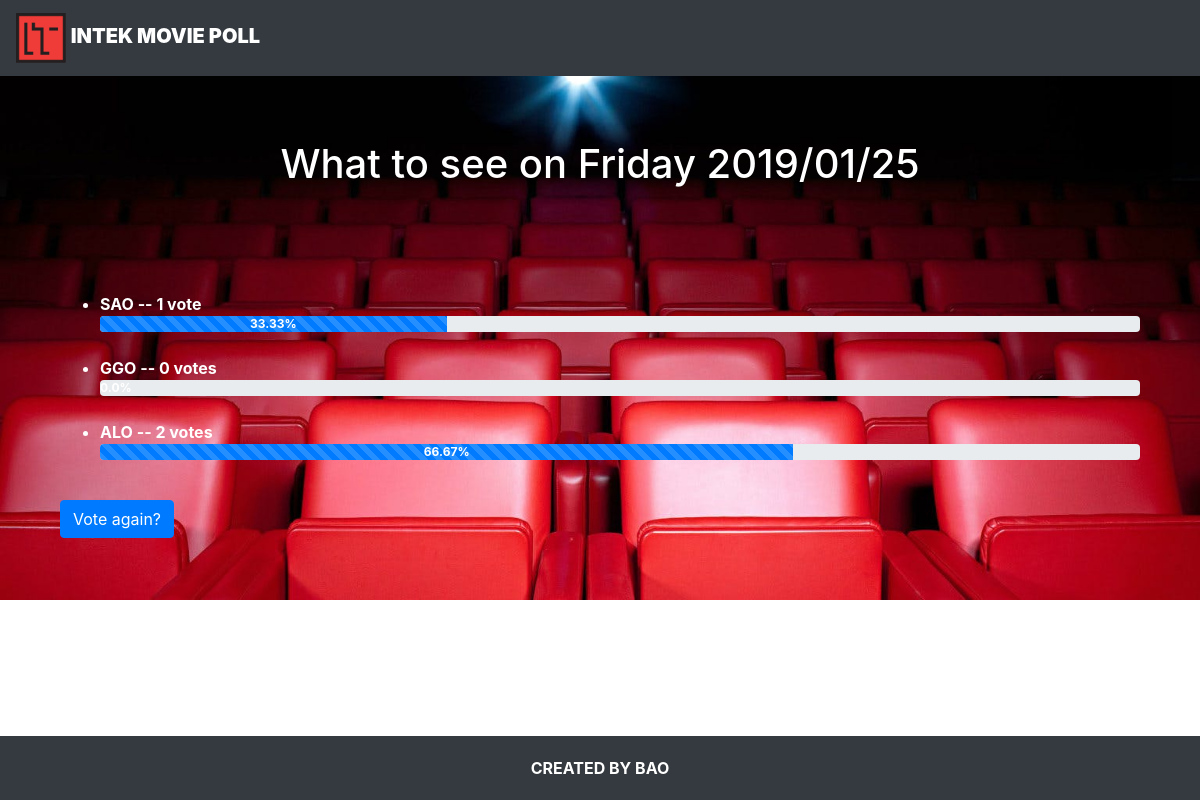
The app's page /2/result, older data.
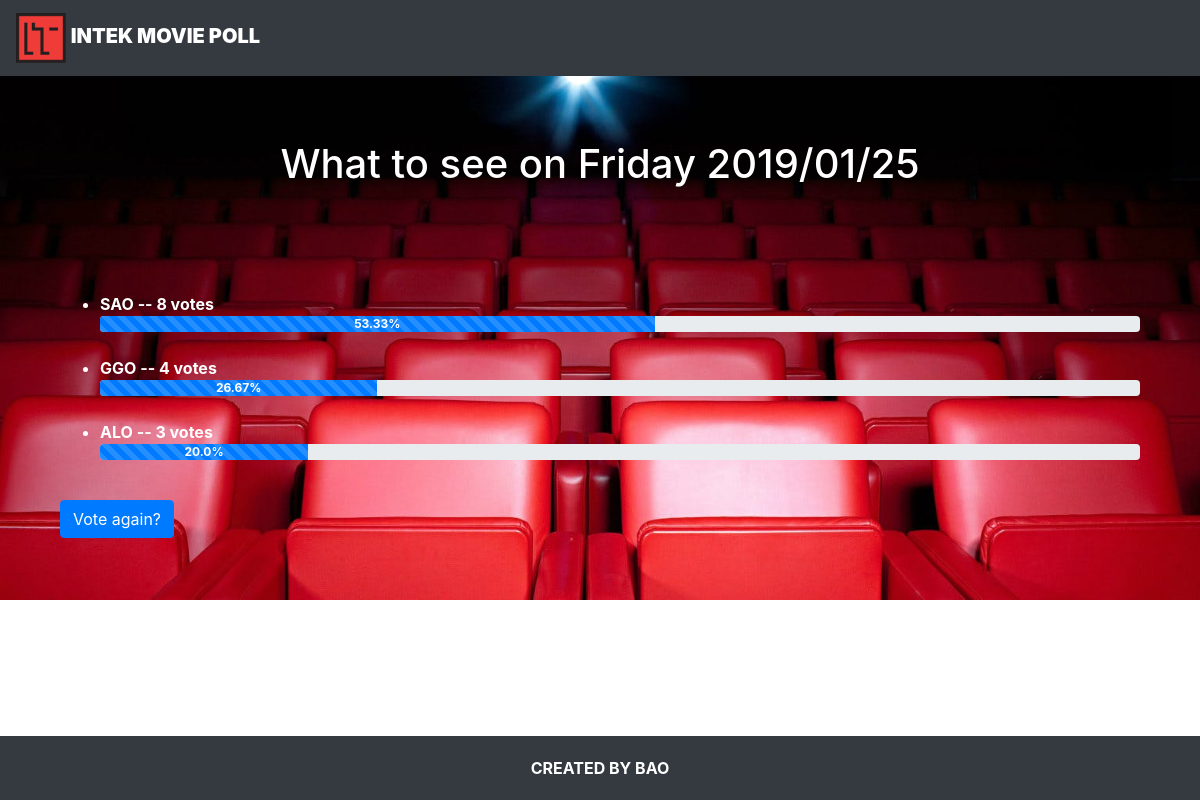
The same page, newer data.
### moviepoll/models.py (models this page shows, shortened)
class Question(models.Model):
    question_text = models.CharField(max_length=200)
    pub_date = models.DateTimeField('date published')
    def cal_total_vote(self):
        total = 0
        for choice in self.choice_set.all():
            total += choice.votes
        return total

class Choice(models.Model):
    Question = models.ForeignKey(Question, on_delete=models.CASCADE)
    choice_text = models.CharField(max_length=200)
    votes = models.IntegerField(default=0)
    def percen(self):
        return round(self.votes / self.Question.cal_total_vote() * 100,2)

### moviepoll/views.py (the view)
# urls.py: path('<int:question_id>/result', views.result, name='result'),
def result(request, question_id):
    question = get_object_or_404(Question, pk=question_id)
    return render(request, 'moviepoll/result.html', {'question':question})

### moviepoll/templates/moviepoll/result.html
{% extends "./base.html" %}
{% load static %}
{% block content %}
<div class="jumbotron text-center">
    <h1>{{ question.question_text }}</h1>
</div>
<div class="container">
    <ul>
    {% for choice in question.choice_set.all %}
        <li>{{ choice.choice_text }} -- {{ choice.votes }} vote{{ choice.votes|pluralize }}</li>
        <div class="progress">
          <div class="progress-bar progress-bar-success progress-bar-striped" role="progressbar"
          aria-valuenow="40" aria-valuemin="0" aria-valuemax="100" style="width:{{ choice.percen }}%">
            {{choice.percen}}%
          </div>
        </div><br>
    {% endfor %}
    </ul>
    <a href="{% url 'moviepoll:detail' question.id %}">
        <button type="button" class="btn btn-primary">Vote again?</button>
    </a>
</div>
{% endblock %}

### moviepoll/templates/moviepoll/base.html (shortened to what this page needs)
{% load static %}
<!DOCTYPE html>
<html lang="en">
<head>
    <link rel="stylesheet" href="https://stackpath.bootstrapcdn.com/bootstrap/4.2.1/css/bootstrap.min.css">
    <link rel="stylesheet" href="{% static 'moviepoll/style.css' %}">
</head>
<body>
    <nav class="navbar navbar-expand-lg navbar-dark bg-dark">
        <a href="{% url 'moviepoll:index' %}" class="navbar-brand">
            <img src="{% static 'moviepoll/intek_logo.jpg' %}" alt="logo" style="width:50px;height:50px">
            <strong>INTEK MOVIE POLL</strong>
        </a>
    </nav>
    <div class="container">
      {% block content %}
      {% endblock %}
    </div>
    <footer>
      CREATED BY BAO
    </footer>
</body>
</html>

### moviepoll/static/moviepoll/style.css (style rules this page uses)
body { background-image:url('bg.jpg'); background-repeat: no-repeat; background-size: cover; }
body { color: white; font-weight: bold; }
.jumbotron { background-color: transparent; }
footer { position: absolute; right: 0; bottom: 0; left: 0; text-align: center; padding: 20px; background-color: #343a40; color: white; }

Row changes from the older to the newer data that the page shows:
changed Choice "SAO": votes "1" → "8"; percen "33.33" → "53.33"
changed Choice "GGO": votes "0" → "4"; percen (not shown) → "26.67"
changed Choice "ALO": votes "2" → "3"; percen "66.67" → "20.0"
